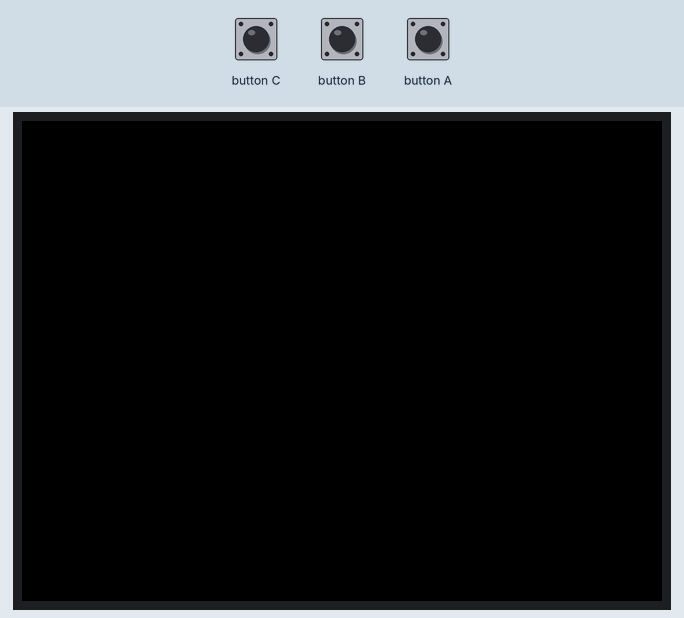
Bench run of a sketch on a simulated ESP32. Shown: 320×240 colour display. Inputs (shaded band) come from the test bench.

Above: at 1.3 s.
1.4 s: button A pressed for 0.15 s
At 1.54 s:
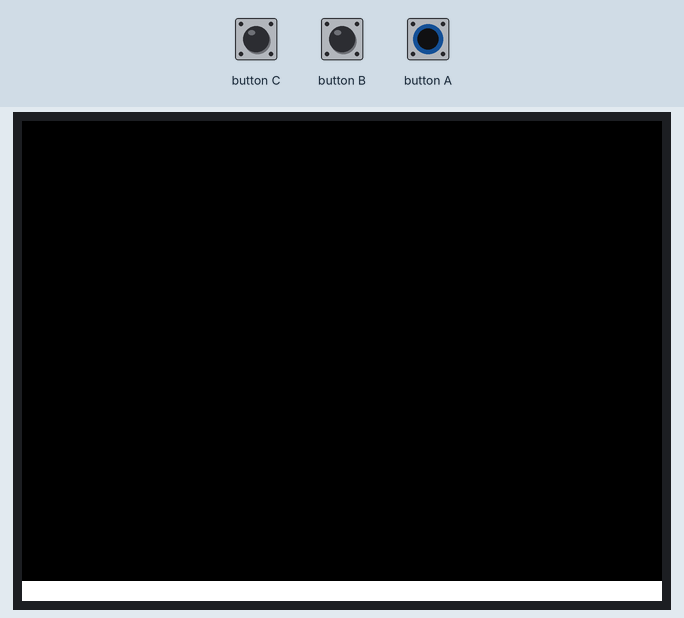
3.3 s: button A pressed for 1 s
At 4.37 s:
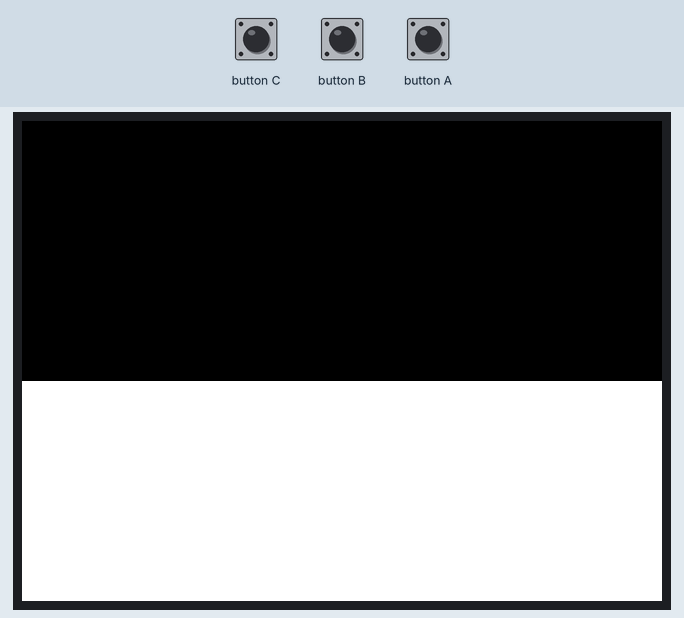
Timing chart, 0 to 6.3 s (numbered marks = the images above; inputs shaded):
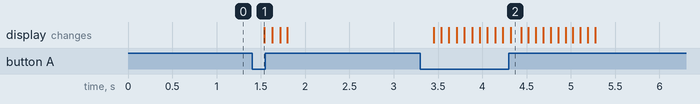

The sketch:

vertical.ino
```cpp
#include <M5Stack.h>

int rect_height = 0;
bool pressing = false;

void setup() { M5.begin(); }

void loop() {
  M5.update();
  // M5.Lcd.clear(BLACK);
  M5.Lcd.fillRect(0, 240 - rect_height, 320, rect_height, WHITE);
  M5.Lcd.fillRect(0, 0, 320, 240 - rect_height, BLACK);

  if (M5.BtnA.wasPressed()) {
    pressing = true;
  }
  if (M5.BtnA.wasReleased()) {
    pressing = false;
  }

  if (pressing) {
    rect_height += 10;
  } else {
    rect_height -= 10;
  }

  rect_height = constrain(rect_height, 0, 240);
  delay(10);
}
```

Measured:
- after the input at 1.4 s, the display: changes after 0.14 s (image 1)
- after the input at 3.3 s, the display: first changes after 0.15 s (image 2 shows a later state)
